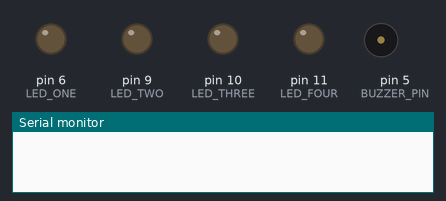
The sketch below on a simulated Arduino Uno, built with avr-gcc and run on an emulated ATmega328P. On the bench: output pins drawn as LEDs (lit = HIGH), buzzer (waves = sounding), the last lines printed to the serial monitor.

Above: at 0.2 s.
At 0.7 s:
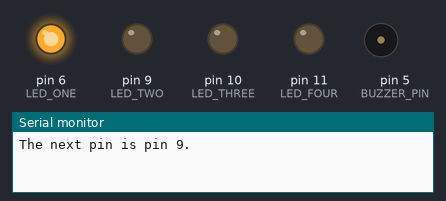
At 1.2 s:
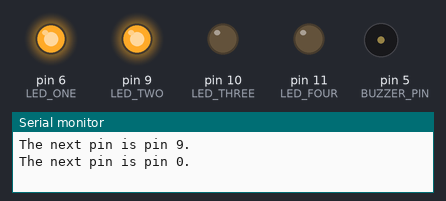
At 1.7 s:
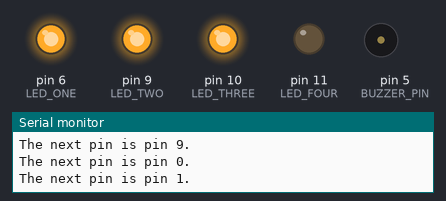
At 2.2 s:
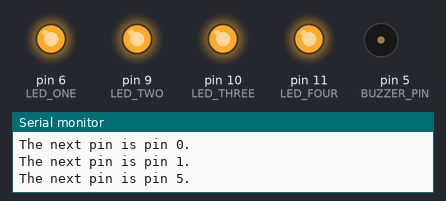
At 9.2 s:
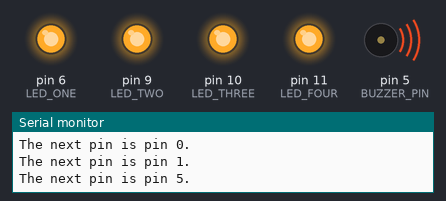
Timing chart, 0 to 12.6 s (numbered marks = the images above):
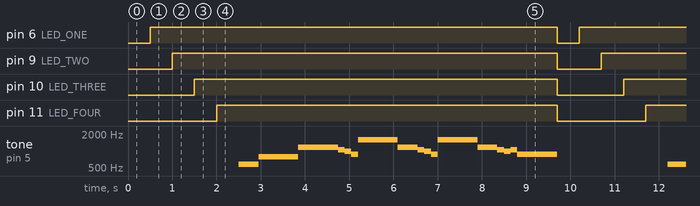

The sketch:

song_and_led.ino
```cpp
int BUZZER_PIN = 5;
int LED_ONE = 6;
const int LED_TWO = 9;
int LED_THREE = 10;
int LED_FOUR = 11;

void setup() {
  pinMode(LED_ONE, OUTPUT);
  pinMode(LED_TWO, OUTPUT);
  pinMode(LED_THREE, OUTPUT);
  pinMode(LED_FOUR, OUTPUT);

  Serial.begin(9600);
}

void loop() {
  allOff();
  delay(500);
  digitalWrite(LED_ONE, HIGH);
  printNext(LED_ONE);
  delay(500);
  digitalWrite(LED_TWO, HIGH);
  printNext(LED_TWO);
  delay(500);
  digitalWrite(LED_THREE, HIGH);
  printNext(LED_THREE);
  delay(500);
  digitalWrite(LED_FOUR, HIGH);
  printNext(LED_FOUR);
  delay(500);
  playSong();
}

void printNext(int currentPin){
  char next;
  switch(currentPin) {
    case 6:
      next = '9';
      break;
    case 9:
      next = '10';
      break;
    case 10:
      next = '11';
      break;
    case 11:
      next = '5';
      break;
  }


  Serial.print("The next pin is pin ");
  Serial.print(next);
  Serial.println(".");
}

void allOff() {
  digitalWrite(LED_ONE, LOW);
  digitalWrite(LED_TWO, LOW);
  digitalWrite(LED_THREE, LOW);
  digitalWrite(LED_FOUR, LOW);
}

void playSong() {
  float triplet = 150;
  float quarter = triplet * 3;
  float half = quarter * 2;
  int octave = 1;

  triplet -= 5;
  quarter -= 5;
  half -= 5;

  // pickup
  tone(BUZZER_PIN, 587*octave, 145);
  ;
  delay(triplet + 5);
  tone(BUZZER_PIN, 587*octave, 145);
  ;
  delay(triplet + 5);
  tone(BUZZER_PIN, 587*octave, 145);
  ;

  // measure 1
  delay(triplet + 5);
  tone(BUZZER_PIN, 783*octave, half);
  ;
  delay(half + 5);
  tone(BUZZER_PIN, 587*2*octave, half);
  ;
  delay(half + 5);

  // measure 2
  tone(BUZZER_PIN, 523*2*octave, triplet);
  delay(triplet + 5);
  tone(BUZZER_PIN, 987*octave, triplet);
  delay(triplet + 5);
  tone(BUZZER_PIN, 880*octave, triplet);
  delay(triplet + 5);

  tone(BUZZER_PIN, 783*2*octave, half);
  delay(half + 5);

  tone(BUZZER_PIN, 587*2*octave, quarter);
  delay(quarter + 5);

  // measure 4
  tone(BUZZER_PIN, 523*2*octave, triplet);
  delay(triplet + 5);
  tone(BUZZER_PIN, 987*octave, triplet);
  delay(triplet + 5);
  tone(BUZZER_PIN, 880*octave, triplet);
  delay(triplet + 5);

  tone(BUZZER_PIN, 783*2*octave, half);
  delay(half + 5);

  tone(BUZZER_PIN, 587*2*octave, quarter);
  delay(quarter + 5);

  // last measure
  tone(BUZZER_PIN, 523*2*octave, triplet);
  delay(triplet + 5);
  tone(BUZZER_PIN, 493*2*octave, triplet);
  delay(triplet + 5);
  tone(BUZZER_PIN, 523*2*octave, triplet);
  delay(triplet + 5);

  tone(BUZZER_PIN, 880*octave, half);
  delay(half + 5);
}
```

Measured:
- by itself, pin 6 (LED_ONE): alternates HIGH for 9.2 s and LOW for 0.50 s
- by itself, pin 9 (LED_TWO): alternates HIGH for 8.7 s and LOW for 1.0 s
- by itself, pin 10 (LED_THREE): alternates HIGH for 8.2 s and LOW for 1.5 s
- by itself, pin 11 (LED_FOUR): alternates HIGH for 7.7 s and LOW for 2.0 s
- by itself, tone on pin 5 (BUZZER_PIN): repeats every 9.7 s: 783 Hz 0.90 s, 1174 Hz 0.90 s, 1046 Hz 0.15 s, 987 Hz 0.15 s, 880 Hz 0.15 s, 1566 Hz 0.90 s, 1174 Hz 0.45 s, 1046 Hz 0.15 s, 987 Hz 0.15 s, 880 Hz 0.15 s, 1566 Hz 0.90 s, 1174 Hz 0.45 s, 1046 Hz 0.15 s, 986 Hz 0.15 s, 1046 Hz 0.15 s, 880 Hz 0.90 s, silent 2.5 s, 587 Hz 0.45 s
